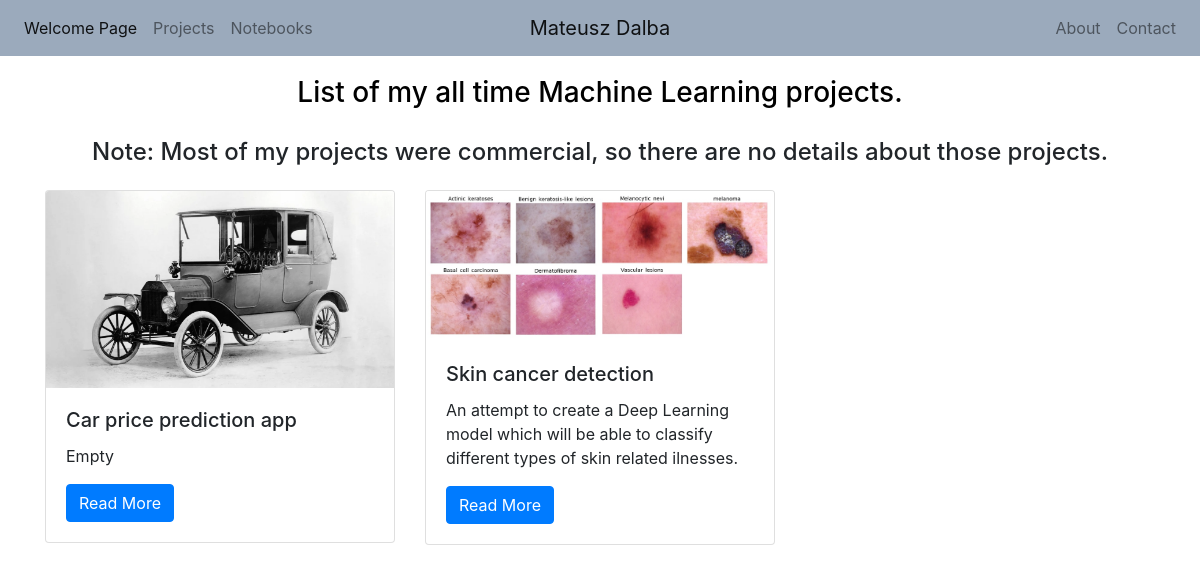
The page /projects/ on the database as committed earlier.
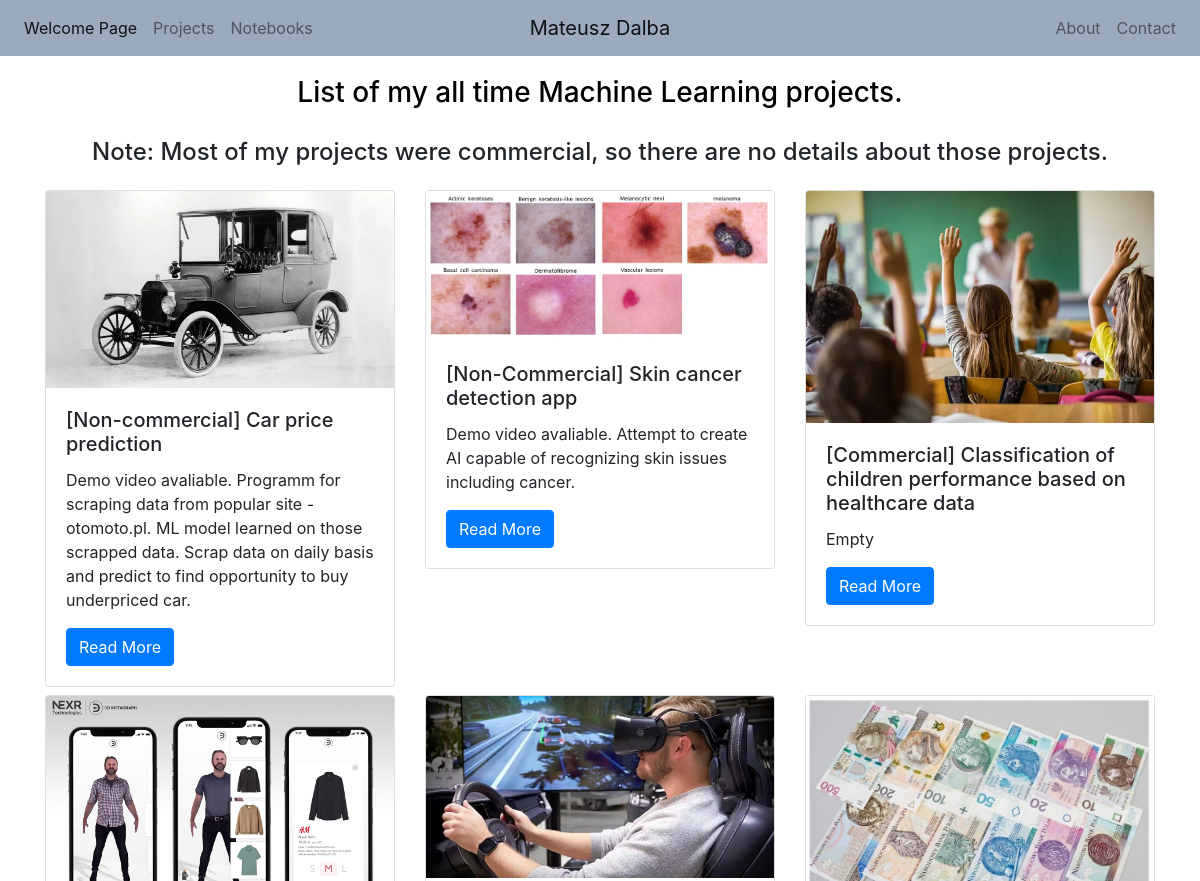
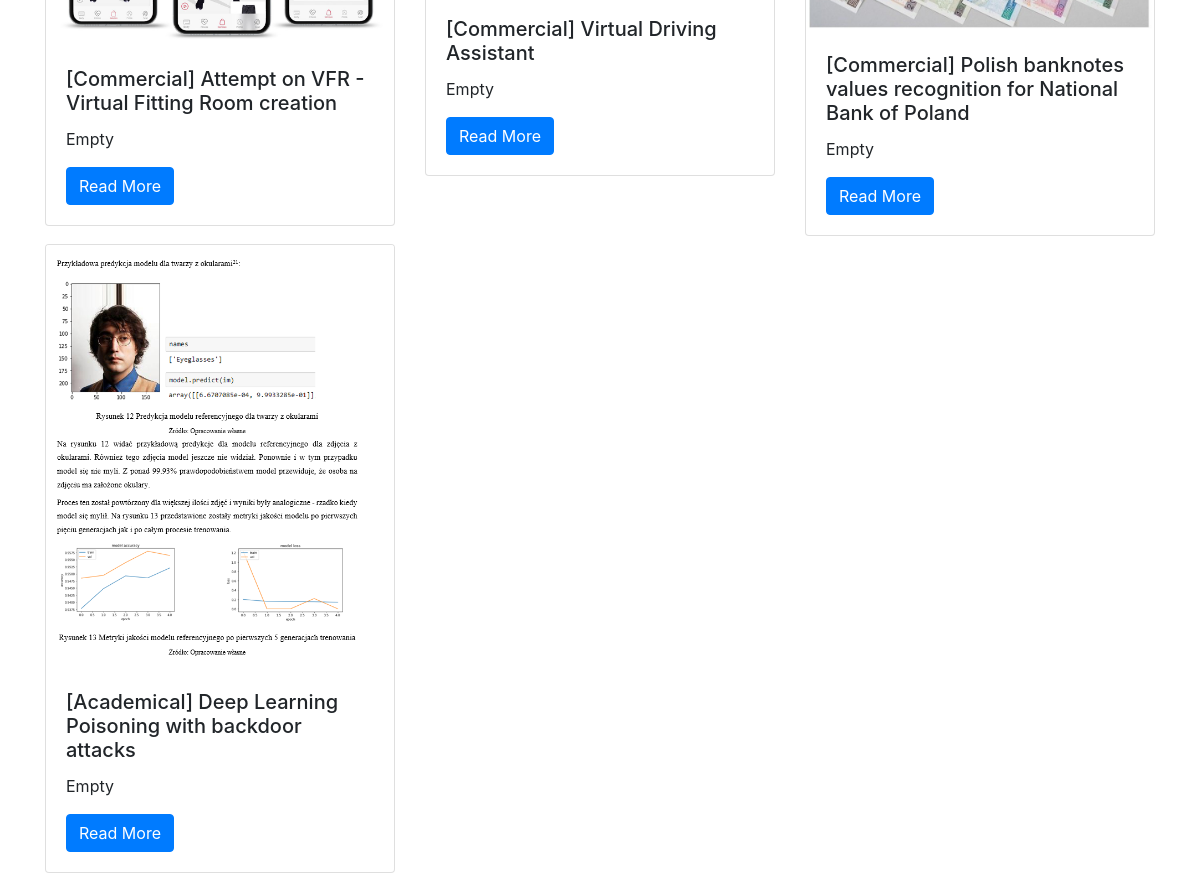
The same page on the database as committed later (2 pictures, top to bottom).
### projects/models.py (models this page shows, shortened)
class Project(models.Model):
    title = models.CharField(max_length=100)
    short_description = models.TextField(default = 'Empty')
    main_features = models.TextField(default ='Empty')
    duration = models.CharField(max_length=100)
    description = models.TextField(default = 'Empty')
    technology = models.CharField(max_length=200)
    image = models.FilePathField(path='projects/static/img/')
    video_url = models.CharField(max_length=500)
    obstacles = models.TextField(default = 'Empty')
    successes = models.TextField(default = 'Empty')
    learn = models.TextField(default = 'Empty')

### projects/views.py (the view)
# urls.py: path("", views.project_index, name='project_index'),
def project_index(request):
    projects = Project.objects.all()
    context = {
        'projects':projects
    }
    return render(request, 'project_index.html', context)

### projects/templates/project_index.html
{% extends "base.html" %}
{% load static %}
{% block page_content %}
<link rel="stylesheet" type="text/css" href="{% static 'css/project_index.css' %}">
<h3 align="center" class="title1">List of my all time Machine Learning projects.</h3>
<h4 align="center">Note: Most of my projects were commercial, so there are no details about those projects.</h4>
<div class="row mt-4">
    {% for project in projects %}
        <div class="col-md-4">
            <div class="card mb-2">
                <img class="card-img-top" src="{% static project.image %}">
                <div class="card-body">
                    <h5 class="card-title">{{ project.title }}</h5>
                    <p class="card-text">{{ project.short_description }}</p>
                    <a href="{% url 'project_detail' project.pk %}"
                       class="btn btn-primary">
                        Read More
                    </a>
                </div>
            </div>
        </div>
        {% endfor %}
    </div>
    {% endblock %}

### portfolio/templates/base.html (shortened to what this page needs)
{% load static %}
<link rel="stylesheet" href="https://stackpath.bootstrapcdn.com/bootstrap/4.1.3/css/bootstrap.min.css">
<nav class="navbar navbar-expand-md navbar-light" style="background-color: #02275464;">
  <div class="navbar-collapse collapse w-100 order-1 order-md-0 dual-collapse2">
      <ul class="navbar-nav mr-auto">
          <li class="nav-item active">
            <a class="nav-link" href="{% url 'welcome_page' %}">Welcome Page</a>
          </li>
          <li class="nav-item">
            <a class="nav-link" href="{% url 'project_index' %}">Projects</a>
          </li>
          <li class="nav-item">
            <a class="nav-item nav-link" href="{% url 'code_snippet' %}">Notebooks</a>
          </li>
      </ul>
  </div>
  <div class="mx-auto order-0">
      <a class="navbar-brand mx-auto" href="{% url 'about' %}">Mateusz Dalba</a>
  </div>
  <div class="navbar-collapse collapse w-100 order-3 dual-collapse2">
      <ul class="navbar-nav ml-auto">
          <li class="nav-item">
            <a class="nav-item nav-link" href="{% url 'about' %}">About</a>
          </li>
          <li class="nav-item">
            <a class="nav-item nav-link" href="{% url 'contact' %}">Contact</a>
          </li>
      </ul>
  </div>
</nav>
<div class="container">
    {% block page_content %} {% endblock %}
</div>

### static/css/project_index.css (style rules this page uses)
.title1 { color: rgb(0, 0, 0); padding: 20px; text-align: center; }

Rows that differ between the two databases and show on the page:
changed Project: title "Car price prediction app" → "[Non-commercial] Car price prediction"; short_description "Empty" → "Demo video avaliable. Programm for scraping data from popular site - otomoto.pl. ML model learned on those scrapped data. Scrap data on daily basis and predict to find opportunity to buy underpriced car."
changed Project: title "Skin cancer detection" → "[Non-Commercial] Skin cancer detection app"; short_description "An attempt to create a Deep Learning model which will be able to classify different types of skin related ilnesses." → "Demo video avaliable. Attempt to create AI capable of recognizing skin issues including cancer."
added Project: image (picture), title "[Commercial] Classification of children performance based on healthcare data", short_description "Empty"
added Project: image (picture), title "[Commercial] Attempt on VFR - Virtual Fitting Room creation", short_description "Empty"
added Project: image (picture), title "[Commercial] Virtual Driving Assistant", short_description "Empty"
added Project: image (picture), title "[Commercial] Polish banknotes values recognition for National Bank of Poland", short_description "Empty"
added Project: image (picture), title "[Academical] Deep Learning Poisoning with backdoor attacks", short_description "Empty"
